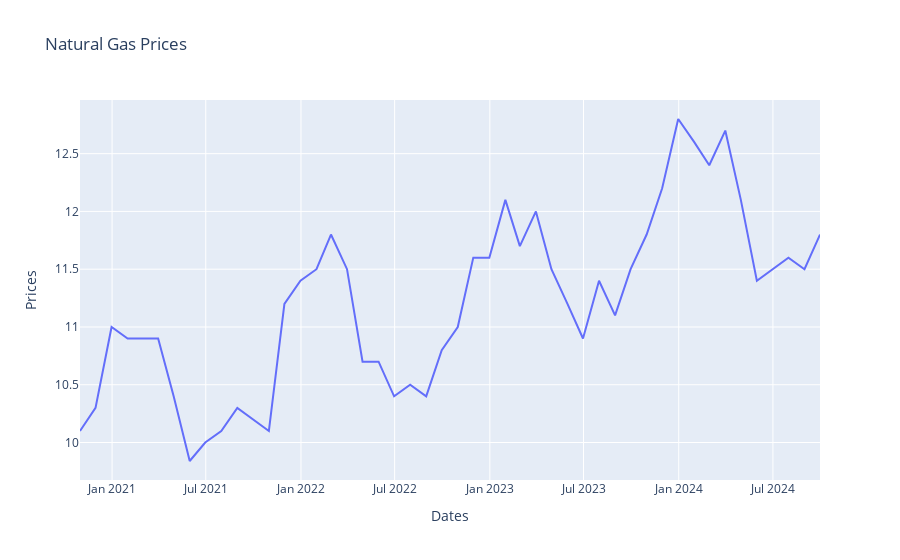

Here is the notebook cell this chart was saved with:
### Code cell
import plotly.express as px

fig=px.line(df,x='Dates',y='Prices',title='Natural Gas Prices')
fig.show()
